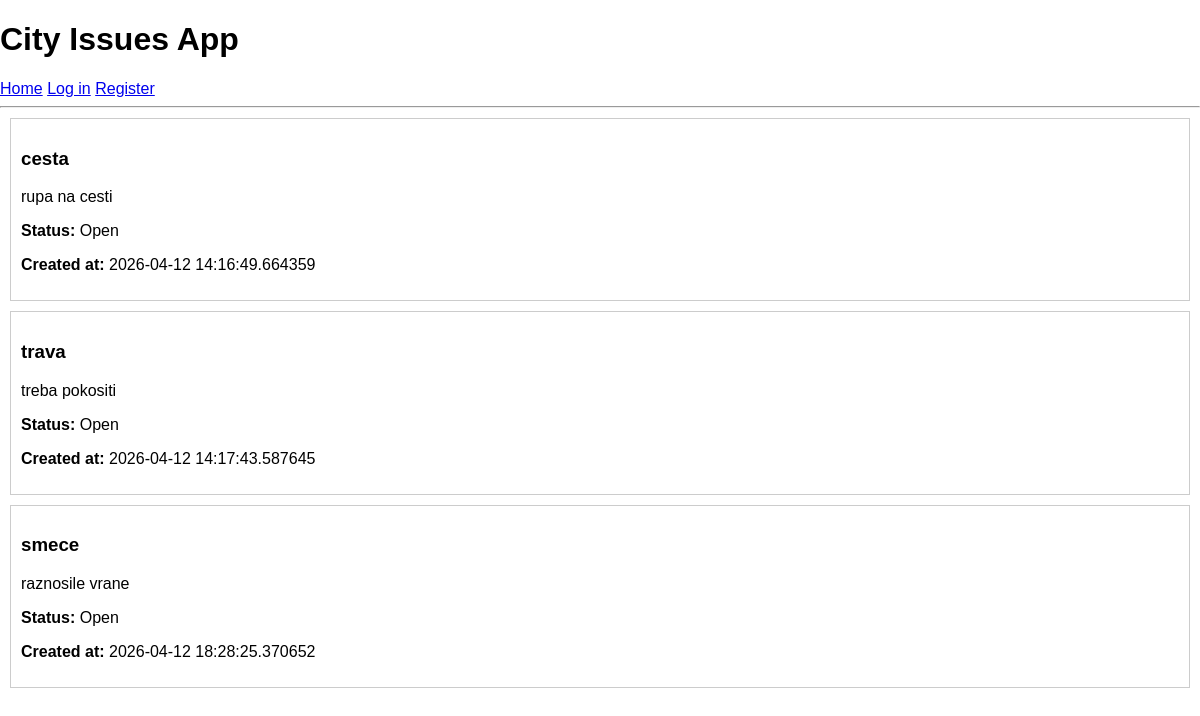
Before: / with the older database file.
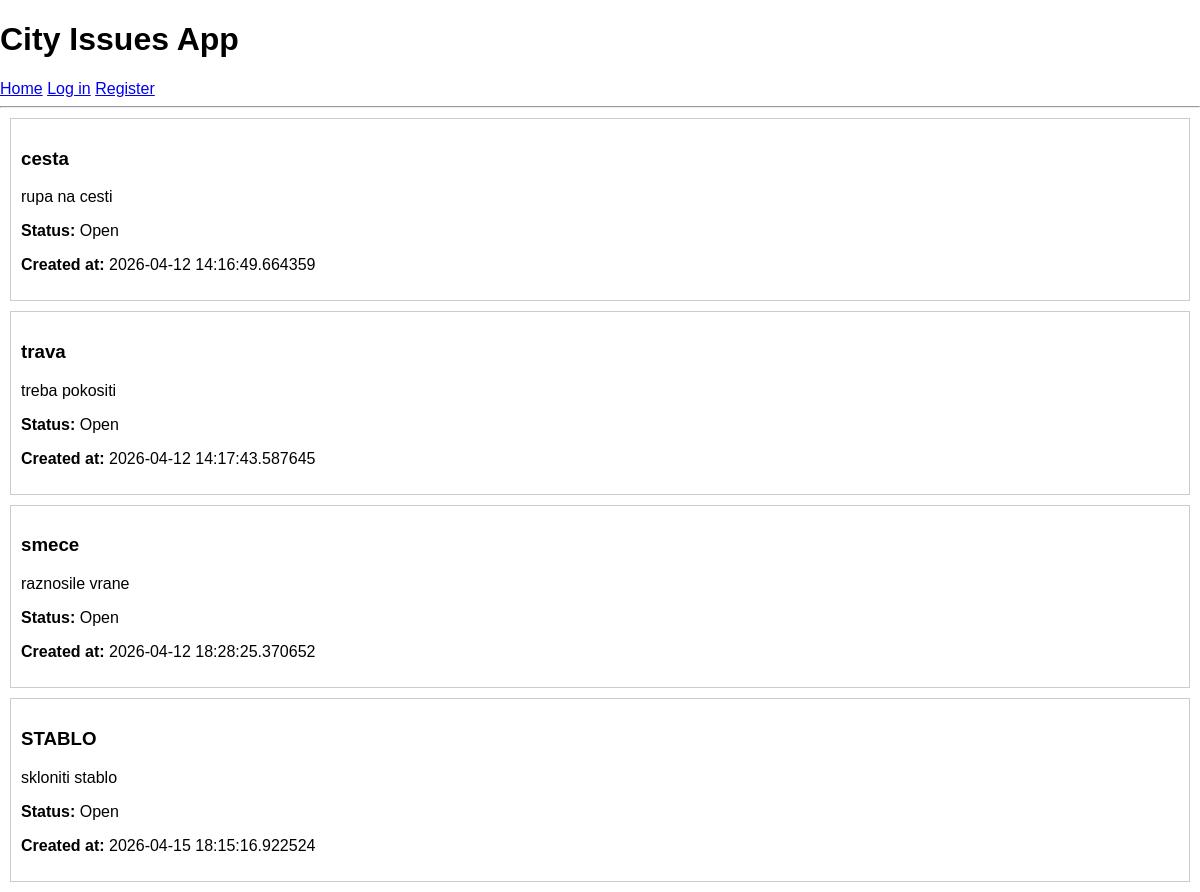
After: the same page with the newer database file.
### models.py (models this page shows)
class Issue(db.Model):
    id = db.Column(db.Integer, primary_key=True)
    title = db.Column(db.String(100), nullable=False)
    description = db.Column(db.Text, nullable=False)
    status = db.Column(db.String(20), default='Open')
    created_at = db.Column(db.DateTime, default=datetime.utcnow)
    user_id = db.Column(db.Integer, db.ForeignKey('user.id'))

### app.py (the view)
@app.route("/")
def index():
    issues = Issue.query.all()
    return render_template("index.html", issues=issues)

### templates/index.html
{% extends "base.html" %}
{% block head %}
<h1>City Issues App</h1>
{% endblock %}
{% block body %}
    {% for issue in issues%}
        <div style="border:1px solid #ccc; padding: 10px; margin: 10px;">
            <h3>{{ issue.title}}</h3>
            <p>{{ issue.description}}</p>
            <p> <b>Status:</b> {{ issue.status}}</p>
            <p> <b>Created at:</b> {{ issue.created_at}}</p>
        </div>
    {% else %}
        <p>No issues reported.</p>
    {%endfor%}
{% endblock %}

### templates/base.html (shortened to what this page needs)
<!DOCTYPE html>
<html lang="en">
<head>
    <link rel="stylesheet" href="{{ url_for('static', filename='main.css') }}">
    {% block head %} {% endblock %}
</head>
<body>
    <nav>
        <a href="/">Home</a>
        <a href="{{url_for('login')}}">Log in</a>
        <a href="{{url_for('register')}}">Register</a>
    </nav>
    <hr>
    {% block body %} {% endblock %}
</body>
</html>

### static/main.css (style rules this page uses)
body { margin: 0; font-family: sans-serif; }

Changed rows visible on the page:
added Issue: title "STABLO", description "skloniti stablo", status "Open", created_at "2026-04-15 18:15:16.922524"
